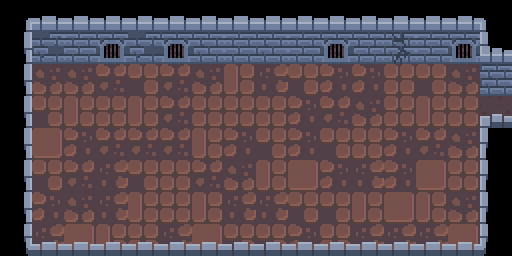

This is a level from a 2D game, rendered from its Tiled map with the project's own tilesets. A one-line summary and the complete map file follow:
An orthogonal 16x8 tile map with 32x32 px tiles, 3 tile layers (Floor, Walls, Decoration) and 8 objects.

<map version="1.10" tiledversion="1.10.1" orientation="orthogonal" renderorder="right-down" width="16" height="8" tilewidth="32" tileheight="32" infinite="0" nextlayerid="6" nextobjectid="13">
 <editorsettings>
  <export target="map2.lua" format="lua" />
 </editorsettings>
 <tileset firstgid="1" name="FullTileset" tilewidth="32" tileheight="32" tilecount="72" columns="9">
  <image source="../tiles/full tilemap.png" width="288" height="256" />
 </tileset>
 <layer id="2" name="Floor" width="16" height="8">
  <data encoding="csv">
0,0,0,0,0,0,0,0,0,0,0,0,0,0,0,0,
0,52,43,53,52,53,44,43,44,43,53,45,54,43,53,0,
0,32,32,23,21,23,32,22,31,21,30,30,12,21,32,44,
0,21,22,12,22,23,12,12,12,30,23,32,12,22,12,24,
0,13,30,23,23,23,22,30,21,30,21,12,30,23,32,0,
0,21,23,31,21,12,23,32,22,13,30,31,30,13,12,0,
0,30,32,31,22,12,22,31,31,21,21,22,13,22,32,0,
0,31,13,22,12,31,13,21,21,30,12,31,31,31,13,0
</data>
 </layer>
 <layer id="1" name="Walls" width="16" height="8">
  <data encoding="csv">
41,66,66,66,66,66,66,66,66,66,66,66,66,66,66,40,
50,0,0,0,0,0,0,0,0,0,0,0,0,0,0,65,
50,0,0,0,0,0,0,0,0,0,0,0,0,0,0,0,
50,0,0,0,0,0,0,0,0,0,0,0,0,0,0,56,
50,0,0,0,0,0,0,0,0,0,0,0,0,0,0,49,
50,0,0,0,0,0,0,0,0,0,0,0,0,0,0,49,
50,0,0,0,0,0,0,0,0,0,0,0,0,0,0,49,
59,57,57,57,57,57,57,57,57,57,57,57,57,57,57,58
</data>
 </layer>
 <layer id="3" name="Decoration" width="16" height="8">
  <data encoding="csv">
0,0,0,0,0,0,0,0,0,0,0,0,0,0,0,0,
0,0,0,0,0,0,0,0,0,0,0,0,0,0,0,0,
0,0,0,0,0,0,0,0,0,0,0,0,0,0,0,0,
0,0,0,0,0,0,0,0,0,0,0,0,0,0,0,0,
0,0,0,0,0,0,0,0,0,0,0,0,0,0,0,0,
0,0,0,0,0,0,0,0,0,0,0,0,0,0,0,0,
0,0,0,0,0,0,0,0,0,0,0,0,0,0,0,0,
0,0,0,0,0,0,0,0,0,0,0,0,0,0,0,0
</data>
 </layer>
 <objectgroup id="4" name="collision">
  <properties>
   <property name="collidable" type="bool" value="true" />
  </properties>
  <object id="1" x="24" y="16" width="464" height="32" />
  <object id="2" x="24" y="48" width="8" height="208" />
  <object id="3" x="32" y="248" width="448" height="8" />
  <object id="4" x="480" y="120" width="8" height="136" />
  <object id="5" x="488" y="120" width="24" height="8" />
  <object id="6" x="480" y="48" width="32" height="32" />
  <object id="11" x="512" y="80" width="-2" height="40" />
 </objectgroup>
 <objectgroup id="5" name="MapChange">
  <object id="9" x="496" y="80" width="8" height="40">
   <properties>
    <property name="map" value="map1" />
    <property name="spawn" value="50, 223" />
   </properties>
  </object>
 </objectgroup>
</map>